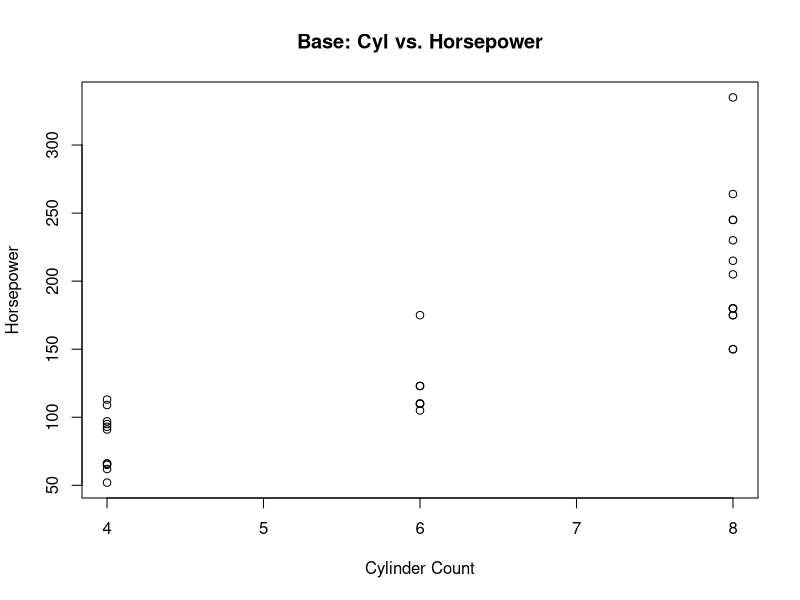
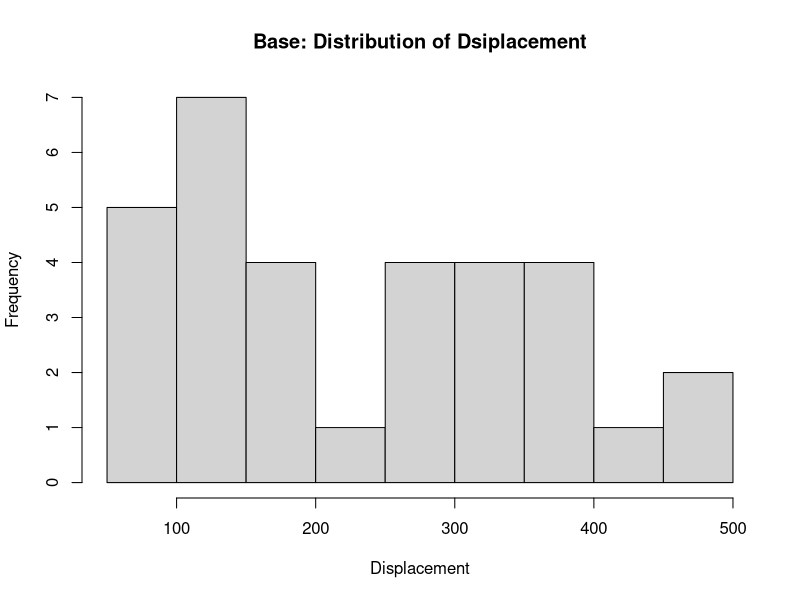
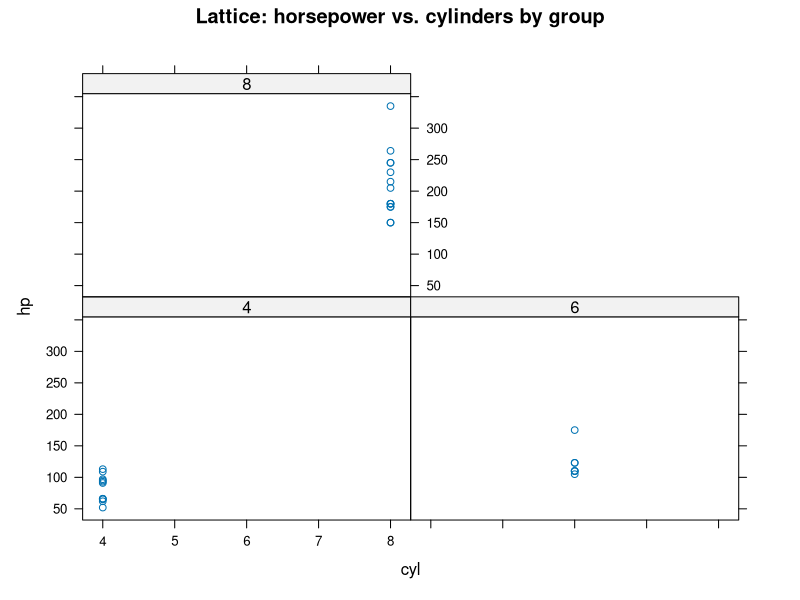
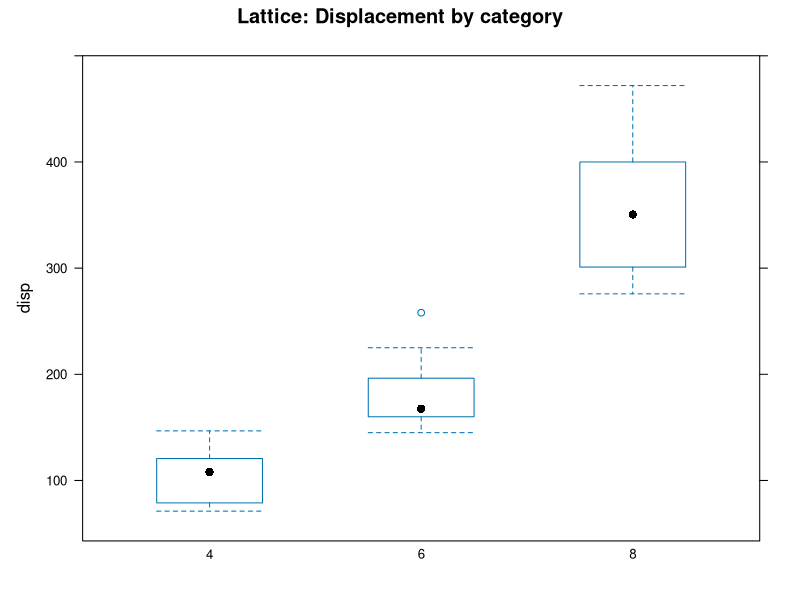
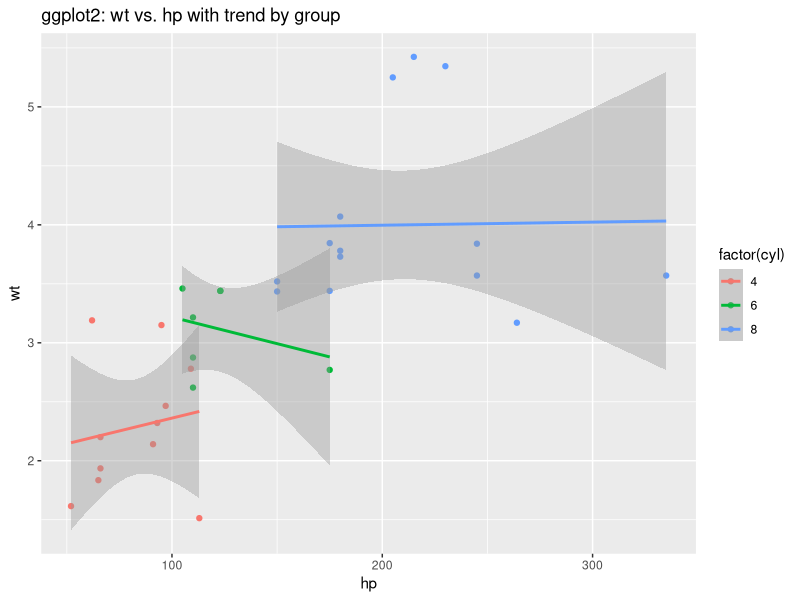
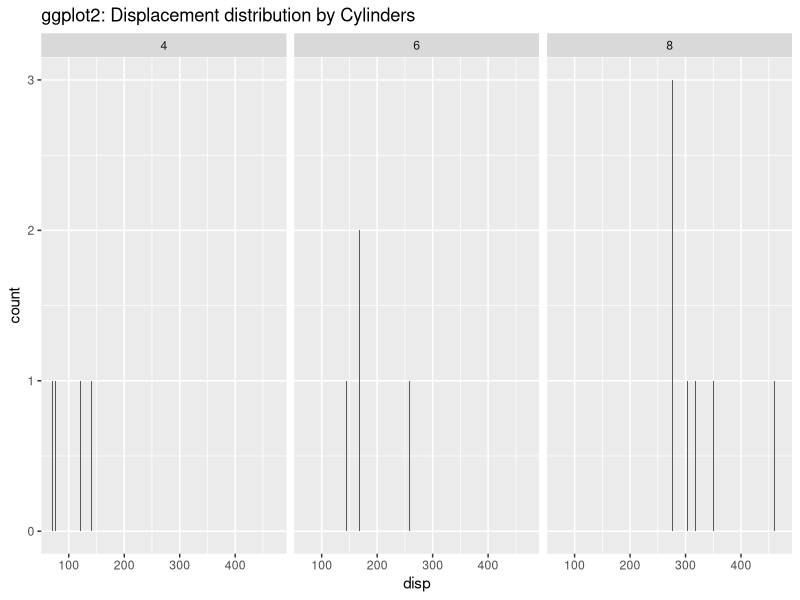

The R script that drew these images, in order:
plot(mtcars$cyl, mtcars$hp,
     main   = "Base: Cyl vs. Horsepower",
     xlab   = "Cylinder Count",
     ylab   = "Horsepower")
View(mtcars)
hist(mtcars$disp,
     main   = "Base: Distribution of Dsiplacement",
     xlab   = "Displacement")

install.packages("lattice")
library(lattice)

xyplot(hp ~ cyl | factor(cyl),
       data = mtcars,
       main = "Lattice: horsepower vs. cylinders by group")

bwplot(disp ~ factor(cyl),
       data = mtcars,
       main = "Lattice: Displacement by category")

install.packages("ggplot2")
library(ggplot2)

ggplot(mtcars, aes(x = hp, y = wt, color = factor(cyl))) +
  geom_point() +
  geom_smooth(method = "lm") +
  labs(title = "ggplot2: wt vs. hp with trend by group")

ggplot(mtcars, aes(disp)) +
  geom_histogram(binwidth = 1) +
  facet_wrap(~ cyl) +
  labs(title = "ggplot2: Displacement distribution by Cylinders")